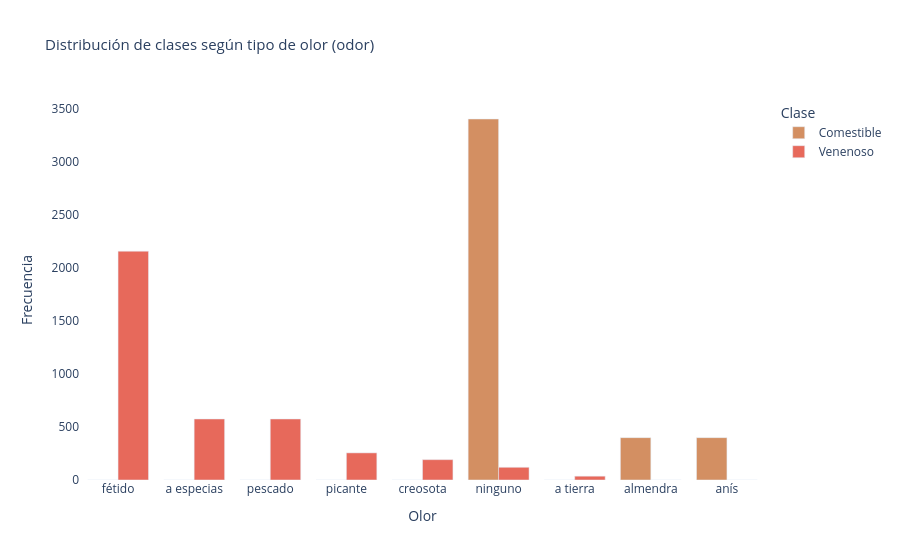

Notebook code for this chart:
### Markdown cell above
### Análisis de la variable odor — predictora clave

### Code cell
# 'odor' es conocida por ser altamente discriminativa en este dataset
odor_map = {
    'a': 'almendra', 'l': 'anís', 'c': 'creosota',
    'y': 'pescado', 'f': 'fétido', 'm': 'a tierra',
    'n': 'ninguno', 'p': 'picante', 's': 'a especias'
}

df_odor = df.copy()
df_odor['odor_label'] = df_odor['odor'].map(odor_map)

odor_class = df_odor.groupby(['odor_label', 'class']).size().unstack(fill_value=0)
odor_class.columns = ['Comestible', 'Venenoso']
odor_class = odor_class.sort_values('Venenoso', ascending=False)

fig = px.bar(
    odor_class.reset_index(), x='odor_label',
    y=['Comestible', 'Venenoso'],
    barmode='group',
    color_discrete_map={'Comestible': '#d38f62', 'Venenoso': '#e7695b'},
    title='Distribución de clases según tipo de olor (odor)',
    labels={'odor_label': 'Olor', 'value': 'Frecuencia', 'variable': 'Clase'}
)
fig.update_layout(plot_bgcolor='white', title_font_size=15)
fig.show()
print('Figura 5. La variable odor es altamente discriminativa: olores como fétido, a especias y creosota son exclusivos de hongos venenosos.')

### Figure 1 — Plotly figure (JSON) as saved in the notebook; plotly's stock layout.template omitted (floating-point values rounded to 4 significant figures)
{"data": [{"alignmentgroup": "True", "hovertemplate": "Clase=Comestible<br>Olor=%{x}<br>Frecuencia=%{y}<extra></extra>", "legendgroup": "Comestible", "marker": {"color": "#d38f62", "pattern": {"shape": ""}}, "name": "Comestible", "offsetgroup": "Comestible", "orientation": "v", "showlegend": true, "textposition": "auto", "type": "bar", "x": ["fétido", "a especias", "pescado", "picante", "creosota", "ninguno", "a tierra", "almendra", "anís"], "xaxis": "x", "y": [0, 0, 0, 0, 0, 3408, 0, 400, 400], "yaxis": "y"}, {"alignmentgroup": "True", "hovertemplate": "Clase=Venenoso<br>Olor=%{x}<br>Frecuencia=%{y}<extra></extra>", "legendgroup": "Venenoso", "marker": {"color": "#e7695b", "pattern": {"shape": ""}}, "name": "Venenoso", "offsetgroup": "Venenoso", "orientation": "v", "showlegend": true, "textposition": "auto", "type": "bar", "x": ["fétido", "a especias", "pescado", "picante", "creosota", "ninguno", "a tierra", "almendra", "anís"], "xaxis": "x", "y": [2160, 576, 576, 256, 192, 120, 36, 0, 0], "yaxis": "y"}], "layout": {"barmode": "group", "legend": {"title": {"text": "Clase"}, "tracegroupgap": 0}, "plot_bgcolor": "white", "title": {"font": {"size": 15}, "text": "Distribución de clases según tipo de olor (odor)"}, "xaxis": {"anchor": "y", "domain": [0, 1], "title": {"text": "Olor"}}, "yaxis": {"anchor": "x", "domain": [0, 1], "title": {"text": "Frecuencia"}}}}
